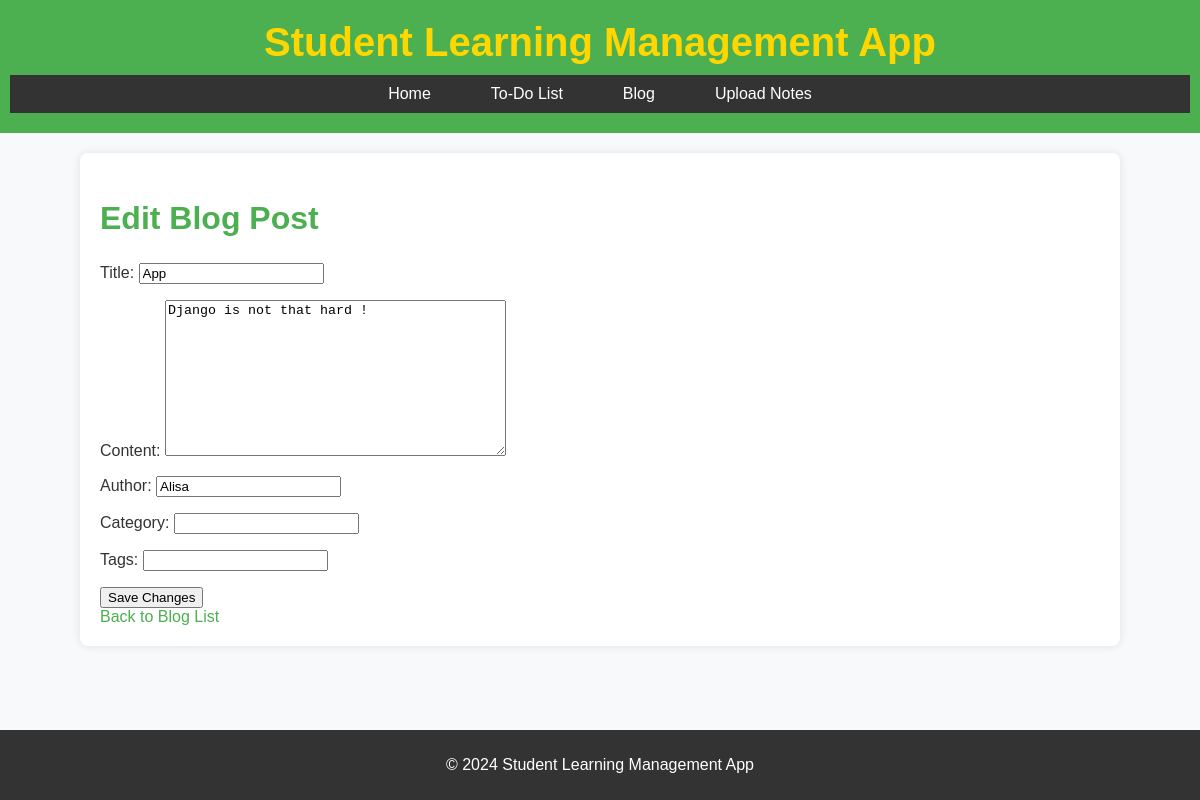
Page /blog/1/edit/ on the committed database.
### blog/models.py (models this page shows, shortened)
class BlogPost(models.Model):
    title = models.CharField(max_length=200)
    content = models.TextField()
    author = models.CharField(max_length=100, default="Anonymous")
    created_at = models.DateTimeField(auto_now_add=True)
    updated_at = models.DateTimeField(auto_now=True)
    category = models.CharField(max_length=100, blank=True, null=True)
    tags = models.CharField(max_length=200, blank=True, null=True)  # Tags for navigation

### blog/views.py (the view)
# urls.py: path('<int:blog_id>/edit/', views.edit_blog, name='edit_blog'),  # Edit Blog
def edit_blog(request, blog_id):
    blog = get_object_or_404(BlogPost, id=blog_id)
    if request.method == "POST":
        form = BlogPostForm(request.POST, instance=blog)
        if form.is_valid():
            form.save()
            return redirect('blog:blog_list')
    else:
        form = BlogPostForm(instance=blog)
    return render(request, 'blog/edit_blog.html', {'form': form, 'blog': blog})

### blog/forms.py
class BlogPostForm(forms.ModelForm):
    class Meta:
        model = BlogPost
        fields = ['title', 'content', 'author', 'category', 'tags']

### blog/templates/blog/edit_blog.html (shortened to what this page needs)
{% extends 'base.html' %}
{% block content %}
<h2>Edit Blog Post</h2>
<form method="POST">
    {{ form.as_p }}
    <button type="submit">Save Changes</button>
</form>
<a href="{% url 'blog:blog_list' %}">Back to Blog List</a>
{% endblock %}

### static/css/styles.css (style rules this page uses)
body { font-family: Arial, sans-serif; margin: 0; padding: 0; background-color: #f8f9fa; color: #333; }
h2 { color: #4CAF50; font-size: 2rem; }
a { color: #4CAF50; text-decoration: none; }

### rows in the picture
BlogPost: title "App", content "Django is not that hard !", author "Alisa"
